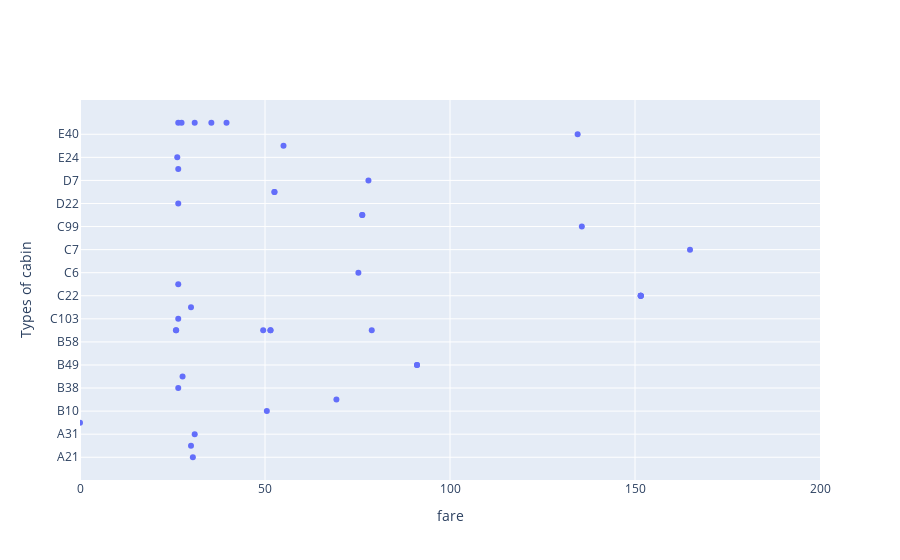

The notebook cell saved with this chart:
### Code cell
df = pd.read_csv('../DAVI Dataset/titanic-davi.csv')

data = [go.Scatter(
    x = df['fare'],
    y = df['cabin'],
    mode='markers',
)]
# create a layout with a title and axis labels
layout = go.Layout(
    xaxis = dict(title = 'fare'),
    yaxis = dict(title = 'Types of cabin'),
    hovermode='closest'
)

# create a fig from data & layout, and plot the fig
fig = go.Figure(data=data, layout=layout)
fig.update_layout(xaxis_range=[0,200])
fig.show()

### Figure 1 — Plotly figure (JSON) as saved in the notebook; plotly's stock layout.template omitted (floating-point values rounded to 4 significant figures)
{"data": [{"mode": "markers", "type": "scatter", "x": [30.5, 30, 31, 0, 50.5, 69.3, 26.55, 27.72, 91.08, 91.08, 211.3, 247.5, 247.5, 51.48, 49.5, 78.85, 25.93, 227.5, 26, 51.48, 26.55, 30, 151.6, 151.6, 151.6, 151.6, 26.55, 75.24, 227.5, 227.5, 164.9, 221.8, 135.6, 76.29, 76.29, 26.55, 52.55, 52.55, 77.96, 26.55, 26.29, 55, 134.5, 35.5, 262.4, 26.55, 39.6, 31, 27.45], "y": ["A21", "A23", "A31", "A36", "B10", "B35", "B38", "B4", "B49", "B49", "B5", "B58", "B58", "C101", "C101", "C101", "C101", "C101", "C101", "C101", "C103", "C148", "C22", "C22", "C22", "C22", "C52", "C6", "C62", "C62", "C7", "C97", "C99", "D15", "D15", "D22", "D35", "D35", "D7", "E12", "E24", "E33", "E40", "T", "T", "T", "T", "T", "T"]}], "layout": {"hovermode": "closest", "xaxis": {"range": [0, 200], "title": {"text": "fare"}}, "yaxis": {"title": {"text": "Types of cabin"}}}}
